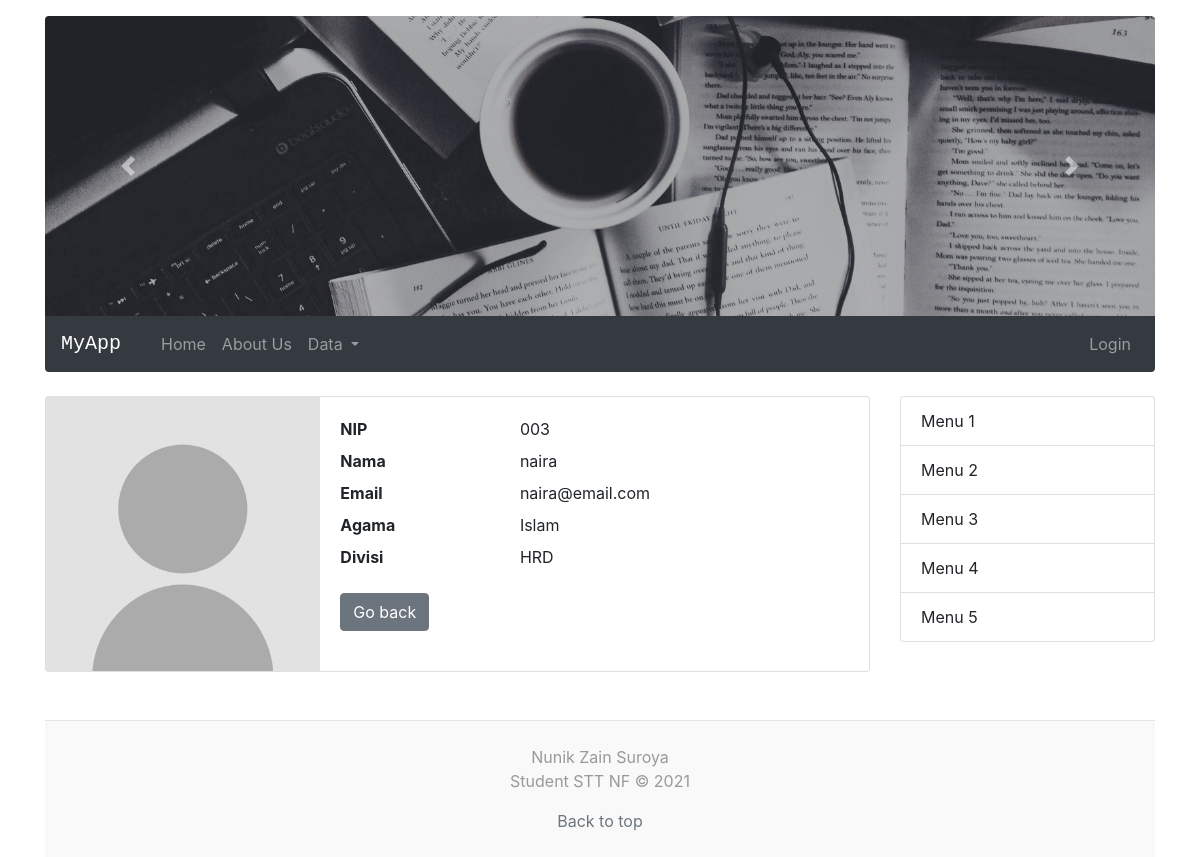
Screenshot of /index.php?hal=detailPegawai&id=17 with the database file from the repository.
### tables this page shows
CREATE TABLE `pegawai` (
  `id` int(11) NOT NULL,
  `nip` varchar(5) NOT NULL,
  `nama` varchar(50) NOT NULL,
  `email` varchar(50) NOT NULL,
  `agama` enum('Islam','Protestan','Katolik','Hindu','Buddha','Konghucu') DEFAULT NULL,
  `iddivisi` int(11) NOT NULL,
  `foto` varchar(100) DEFAULT NULL
);

CREATE TABLE `divisi` (
  `id` int(11) NOT NULL,
  `nama` varchar(50) NOT NULL
);

### models/Pegawai.php (called while the page is built, shortened)
<?php
class Pegawai
{
    private $koneksi;
    public function __construct()
    {
        global $dbh;
        $this->koneksi = $dbh;
    }
    public function getPegawai($id)
    {
        $sql = "SELECT p.*, d.nama AS divisi FROM pegawai p
                INNER JOIN divisi d ON d.id = p.iddivisi
                WHERE p.id = ?";
        $ps = $this->koneksi->prepare($sql);
        $ps->execute([$id]);
        $rs = $ps->fetch();
        return $rs;
    }
}

### detailPegawai.php (the view)
<?php
require_once 'models/Pegawai.php';
$id = $_REQUEST['id'];
$obj = new Pegawai();
$rs = $obj->getPegawai($id);
?>
<div class="card mb-4">
    <div class="row no-gutters">
        <div class="col-sm-4">
            <img src="assets/images/upload/<?= (!empty($rs['foto'])) ? $rs['foto'] : "no-photo.png" ?>" class="img-fluid img-cover-100">
        </div>
        <div class="col-sm-8">
            <div class="card-body">
                <dl class="row mb-0">
                    <dt class="col-4">NIP</dt>
                    <dd class="col-8"><?= $rs['nip'] ?></dd>
                    <dt class="col-4">Nama</dt>
                    <dd class="col-8"><?= $rs['nama'] ?></dd>
                    <dt class="col-4">Email</dt>
                    <dd class="col-8"><?= $rs['email'] ?></dd>
                    <dt class="col-4">Agama</dt>
                    <dd class="col-8"><?= $rs['agama'] ?></dd>
                    <dt class="col-4">Divisi</dt>
                    <dd class="col-8"><?= $rs['divisi'] ?></dd>
                </dl>
                <a href="index.php?hal=dataPegawai" class="btn btn-secondary mt-3">Go back</a>
            </div>
        </div>
    </div>
</div>

### rows the page displays
pegawai: nip "003", nama "naira", email "naira@email.com", agama "Islam", iddivisi.nama "HRD"
